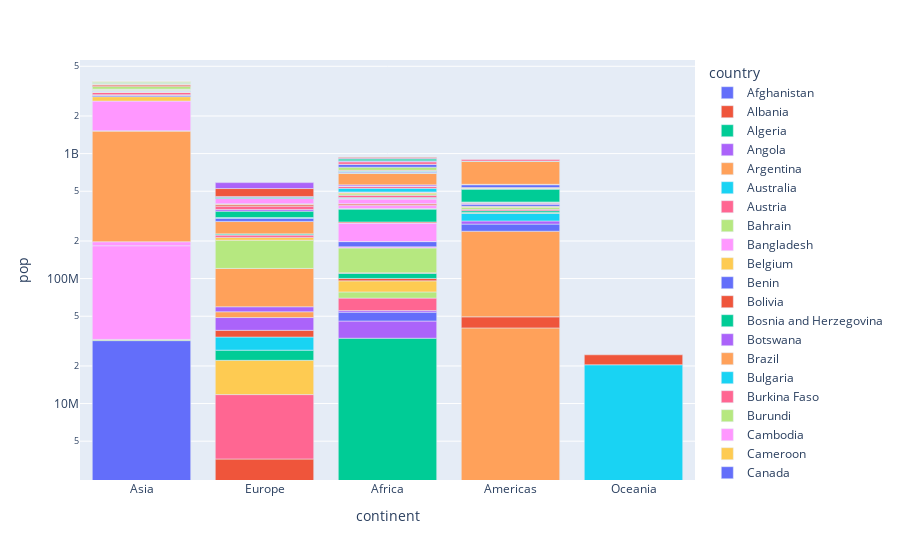

The notebook cell saved with this chart:
### Markdown cell above
### Stacked Bar Chart
pop contribution per country to a continents pop

### Code cell
temp = gap[gap['year'] == 2007]
px.bar(temp, x='continent', y='pop', color='country', log_y=True)
